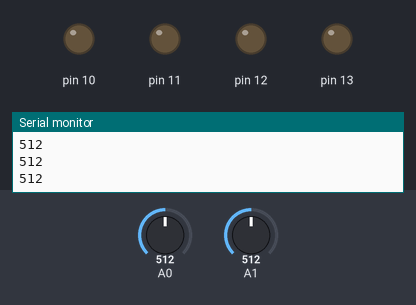
A sketch run on a simulated Arduino Uno, built with avr-gcc and run on an emulated ATmega328P. On the bench: output pins drawn as LEDs (lit = HIGH), the last lines printed to the serial monitor. The inputs (shaded band) are chosen by the test bench; at power-on: A0 = 512, A1 = 512.

Above: at 1.2 s.
1.3 s: A0 set to 885
2.8 s: A0 set to 913
At 3.5 s:
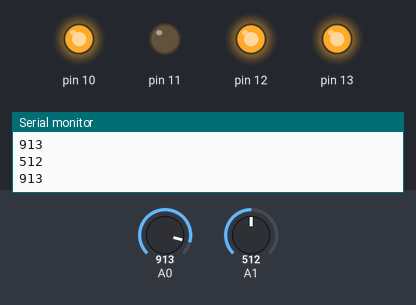
4.3 s: A0 set to 90
At 5.5 s:
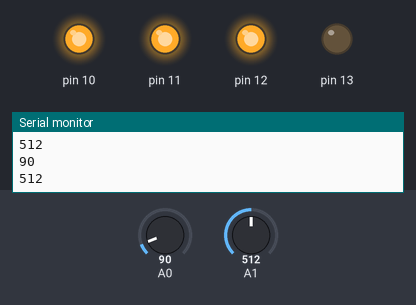
5.8 s: A0 set to 110
At 7.0 s:
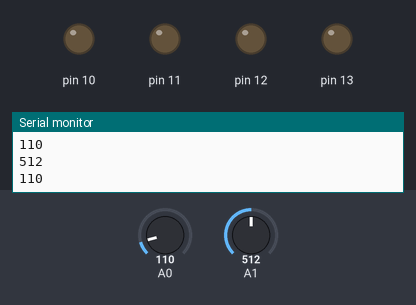
7.3 s: A1 set to 886
8.8 s: A1 set to 912
At 9.2 s:
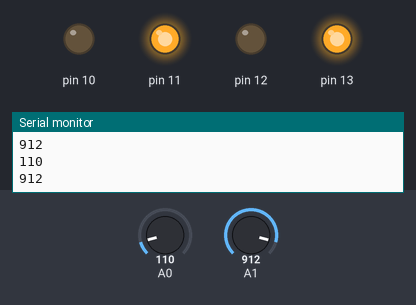
Timing chart, 0 to 11.3 s (numbered marks = the images above; inputs shaded):
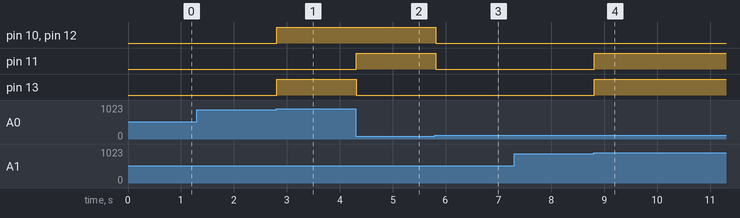

Measured:
- the behaviour switches between 900 and 901 on A0 (found by bisection; images 0 and 1)
- the behaviour switches between 99 and 100 on A0 (found by bisection; images 2 and 3)
- the behaviour switches between 900 and 901 on A1 (found by bisection; images 3 and 4)
- after the input at 2.8 s, pin 10, pin 12, pin 13: LOW → HIGH at once
- after the input at 4.3 s, pin 11: LOW → HIGH at once; pin 13: HIGH → LOW at once
- after the input at 5.8 s, pin 10–12: HIGH → LOW at once
- after the input at 8.8 s, pin 11, pin 13: LOW → HIGH at once

The sketch:

Joystick_Controlled_Robot.ino
```cpp
void setup() {
  // put your setup code here, to run once:
  pinMode (A0,INPUT);
  pinMode (A1, INPUT);
  pinMode (2, INPUT);
  pinMode (10, OUTPUT);
  pinMode (11, OUTPUT);
  pinMode (12, OUTPUT);
  pinMode (13, OUTPUT);
  Serial.begin(9600);

}

void loop() {
  // put your main code here, to run repeatedly:
int x = analogRead(A0);
int y = analogRead(A1);
Serial.println(x);
Serial.println(y);
if (x<100){
  digitalWrite (10, HIGH);
  digitalWrite (11, HIGH);
  digitalWrite (12, HIGH);
  digitalWrite (13, LOW);

}

else if (x>900) {
  digitalWrite (10, HIGH);
  digitalWrite (11, LOW);
  digitalWrite (12, HIGH);
  digitalWrite (13, HIGH);

}

else if (y<100){
  digitalWrite (10, HIGH);
  digitalWrite (11, LOW);
  digitalWrite (12, HIGH);
  digitalWrite (13, LOW);
}

else if (y>900){
  digitalWrite (10, LOW);
  digitalWrite (11, HIGH);
  digitalWrite (12, LOW);
  digitalWrite (13, HIGH);
}

else if ((450<y<550) && (450<x<550)) {
  digitalWrite (10, LOW);
  digitalWrite (11, LOW);
  digitalWrite (12, LOW);
  digitalWrite (13, LOW);

}

}
```
